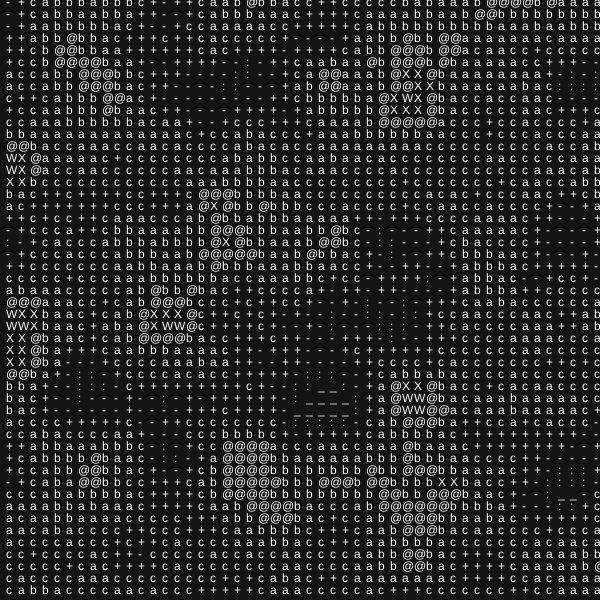
Frame 1 (no input)
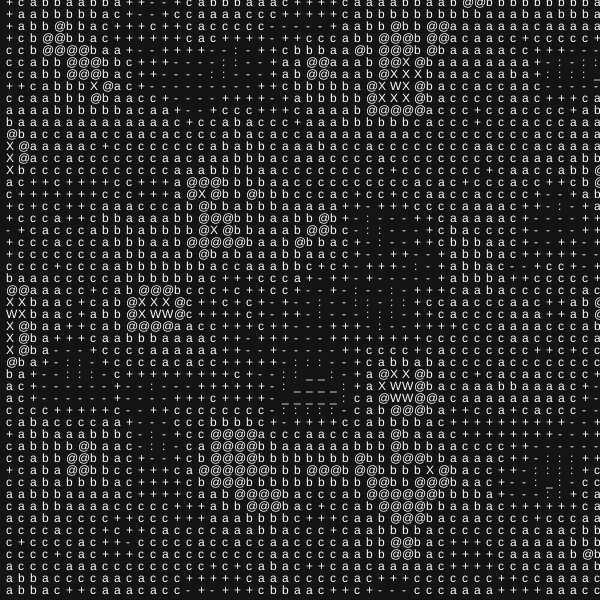
Frame 60 (no input)
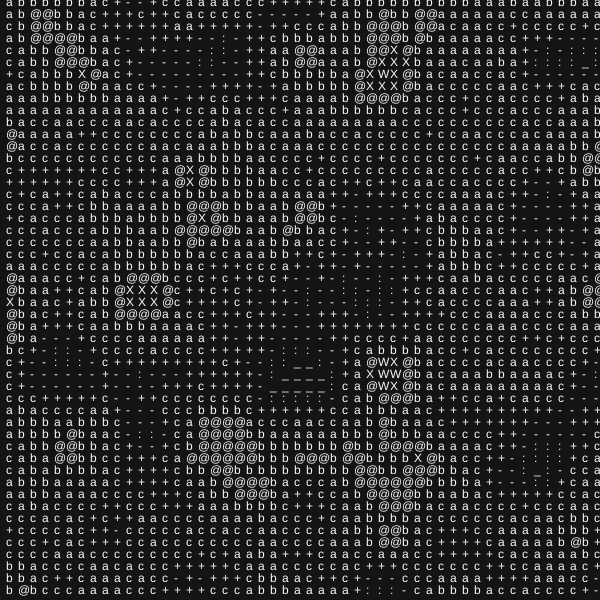
Frame 120 (the mouse pressed at the canvas centre since frame 60)

The p5.js sketch that drew these frames (run headless with seeded random() and noise() and a simulated clock; from frame 60 on, the mouse is pressed at the canvas centre):

// p5.js sketch
// ── sketch.js
let rows, cols, cellH, cellW;
let noiseScale;
let chars;

function setup() {
  createCanvas(600, 600);
  rows = 50;
  cols = 50;
  cellW = width / cols;
  cellH = height / rows;
  noiseScale = 0.15;
  textSize(cellH);
  chars = " ._:-+cab@XWÑ";
}

function draw() {
  background(20);
  noStroke();
  for (let i = 0; i < cols; i++) {
    for (let j = 0; j < rows; j++) {
      let x = i * cellW + cellW * 0.5;
      let y = j * cellH + cellH * 0.5;
      let n = noise((i + radians(frameCount)) * noiseScale, (j + radians(frameCount)) * noiseScale);
      let charSelector = int(map(n, 0, 1, chars.length, 0));
      fill(250);
      text(chars.charAt(charSelector), x, y);
    }
  }
}
